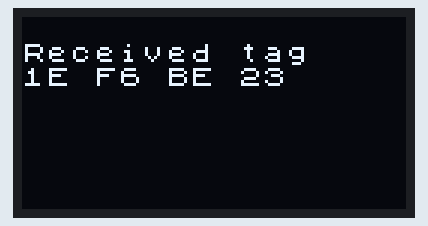
This sketch was run on a simulated ESP32. Shown: 128×64 one-colour display. Random numbers use the default seed unless the sketch sets one; no radio packets arrive unless stated; what the sketch prints to the serial monitor is not drawn.

Above: at 2.3 s.
At 29.5 s:
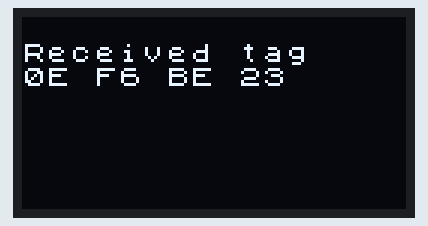

The sketch:

esp32.HT.send.tag.181018.ino
```cpp
#include <SPI.h>
#include <LoRa.h>

#define SCK     5    // GPIO5  -- SX127x's SCK
#define MISO    19   // GPIO19 -- SX127x's MISO
#define MOSI    27   // GPIO27 -- SX127x's MOSI
#define SS      18   // GPIO18 -- SX127x's CS
#define RST     14   // GPIO14 -- SX127x's RESET
#define DI0     26   // GPIO26 -- SX127x's IRQ(Interrupt Request)

int  sf=8;
int sb=125E3;       // set the signal bandwidth; 125KHz,[250KHz,500Kz]

#include <U8x8lib.h>  // bibliothèque à charger a partir de
// the OLED used
U8X8_SSD1306_128X64_NONAME_SW_I2C u8x8(15, 4, 16); // data, clock, reset

QueueHandle_t  dqueue;  // queues for beacons and data frames
int sdcount=0, rdcount=0;

union tspack
  {
    uint8_t frame[128];
    struct packet
      {
        uint8_t head[4];  // head[3] is length for sensors or text, text takes 1 on MSbit
        uint16_t num;
        uint16_t tout;
        union {
              float sensor[8];
              char text[32];
              } tsdata;
      } pack;
  } sdf,sbf,rdf,rbf;  // data frame and beacon frame


void dispTag(char *rtag)  // sr=1 - send, sr=0 - receive
{
  char dbuf[32];
  u8x8.clear();
  memset(dbuf,0x00,32);
  u8x8.drawString(0, 1,"Received tag");
  u8x8.drawString(0, 2,rtag);
}

void dispName(char *rtag)  // sr=1 - send, sr=0 - receive
{
  char dbuf[32];
  u8x8.clear();
  memset(dbuf,0x00,32);
  u8x8.drawString(0, 1,"Received name");
  u8x8.drawString(0, 3,rtag);
  u8x8.drawString(0, 4,rtag+16);
  delay(2000);
}

void onReceive(int packetSize)
{
int i=0;
uint8_t rbuf[128];
i=0;
  if (packetSize==0) return;   // if there's no packet, return
  if (packetSize!=40) return;   // if there's no packet, return
  else
    {
    while (LoRa.available()) {
      rdf.frame[i]=LoRa.read();i++;
      }
    Serial.println(rdf.pack.head[0]);
     // if(rdbuff[0]!=0x02) return;
    Serial.println(rdf.pack.head[1]);
    Serial.println(rdf.pack.head[2]);
    Serial.println(rdf.pack.head[3]);
    Serial.println(rdf.pack.num);
    Serial.println(rdf.pack.tsdata.text);
    Serial.println(rdf.pack.tsdata.text+16);
    dispName(rdf.pack.tsdata.text);
//    if(rdcount<64000) rdcount++; else rdcount=0;
//    xQueueReset(dqueue); // to keep only the last element
//    xQueueSend(dqueue, rbbuff, portMAX_DELAY);
    }
    //LoRa.receive();
}

void setup() {
  int sf,sb; long freq; int br=0;
  Serial.begin(9600);
  u8x8.begin();  // initialize OLED
  u8x8.setFont(u8x8_font_chroma48medium8_r);

  //dqueue = xQueueCreate(4, 8); // queue for 4 LoRaTS data frames

  pinMode(26, INPUT);  // recv interrupt
  SPI.begin(SCK,MISO,MOSI,SS);
  LoRa.setPins(SS,RST,DI0);
  if (!LoRa.begin(870E6)) {
    Serial.println("Starting LoRa failed!");
    u8x8.drawString(0, 1, "Starting LoRa failed!");
    while (1);
  }
  LoRa.setCodingRate4(8);
  LoRa.enableCrc();
//  LoRa.onReceive(onReceive);
//  LoRa.receive();
}

int i=0;
void sendDataPacket()
{
  LoRa.beginPacket();
  memset(sdf.frame,0x00,24);
  sdf.pack.head[0]= 0x01;  // destination term 1
  sdf.pack.head[1]= 0x02;  // source term 2
  sdf.pack.head[2]= 0x80;  // field mask - filed1 set
  sdf.pack.head[3]= 0x90;  // data size 16 bytes in text - RFID tag - MSB set
  sdf.pack.num= (uint16_t) sdcount;
  sdf.pack.num= (uint16_t) 0; // timeout 0
  if(i%2) strncpy(sdf.pack.tsdata.text,"0E F6 BE 23",12);  // "0E F6 BE 23"
  else strncpy(sdf.pack.tsdata.text,"1E F6 BE 23",12);
  delay(200);i++;
  Serial.println(sdf.pack.tsdata.text);
  dispTag(sdf.pack.tsdata.text);
  LoRa.write(sdf.frame,24);
  LoRa.endPacket();
}

long lastSendTime = 0;        // last send time
int interval = 2000; // interval between sends

void loop()
{
if(millis()-lastSendTime>interval)
  {
  sendDataPacket();
  lastSendTime = millis();            // timestamp the message
  interval = random(4000) + 3000; // 2-3 seconds
  }

onReceive(LoRa.parsePacket());


//  xQueueReceive(dqueue, sbf.frame, 10000); //portMAX_DELAY)
//    Serial.println(sbf.pack.head[0]);
//    Serial.println(sbf.pack.head[1]);
//    Serial.println(sbf.pack.head[2]);
//    Serial.println(sbf.pack.head[3]);

//  LoRa.receive();
//  delay(3000);

}
```

Measured:
- what the display in image 0 shows lasts 4.1 s, from 2.2 s to 6.3 s
- what the display in image 1 shows lasts 6.6 s, from 29.4 s to 36.0 s
